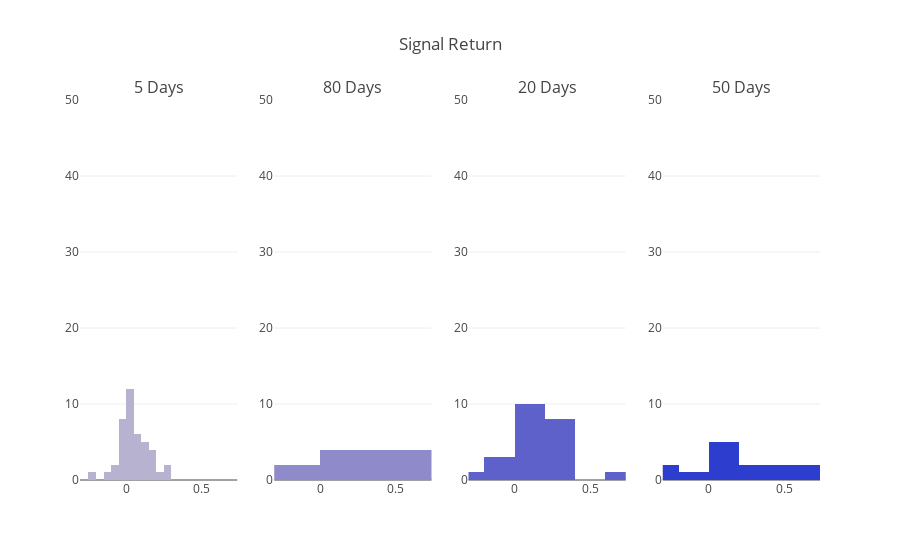

Source (notebook cell):
### Markdown cell above
## Test for Significance
### Histogram
Let's plot a histogram of the signal return values.

### Code cell
project_helper.plot_signal_histograms(
    [signal_return_5, signal_return_80, signal_return_20, signal_return_50],
    'Signal Return',
    ('5 Days', '80 Days', '20 Days', '50 Days'))

### Figure 1 — Plotly figure (JSON) as saved in the notebook; plotly's stock layout.template omitted (floating-point values rounded to 4 significant figures)
{"data": [{"marker": {"color": "#b6b2cf"}, "type": "histogram", "x": [-0.02936, 0.02317, -0.005699, 0.0551, 0.0167, 0.1058, 0.1877, 0.05398, 0.01967, 0.02295, 0.2567, -0.002021, 0.04562, -0.04119, -0.007115, 0.1167, 0.07847, -0.1201, 0.006868, 0.04374, 0.1137, 0.04549, 0.1796, -0.06517, 0.04351, 0.06027, 0.1784, 0.005864, 0.02792, -0.04249, 0.1371, 0.02255, 0.1186, 0.181, -0.02223, 0.05803, -0.07072, 0.05016, 0.2614, -0.02056, 0.2098, -0.2006], "xaxis": "x1", "yaxis": "y1"}, {"marker": {"color": "#8f8bca"}, "type": "histogram", "x": [-0.0841, 0.5425, 0.3972, 0.4022, 0.03717, 0.4895, 0.5327, 0.579, -0.3057, 0.7363], "xaxis": "x2", "yaxis": "y2"}, {"marker": {"color": "#5e61ca"}, "type": "histogram", "x": [0.07079, 0.004869, 0.2343, -0.1176, 0.02248, 0.3549, 0.08319, 0.00634, 0.1062, -0.107, 0.06214, 0.3968, 0.3453, 0.2958, -0.1149, 0.2207, 0.1586, 0.7015, -0.2952, 0.09447, 0.3466, 0.01461, 0.2385], "xaxis": "x3", "yaxis": "y3"}, {"marker": {"color": "#2d3ecf"}, "type": "histogram", "x": [0.1136, 0.4185, 0.2673, 0.04483, 0.1427, 0.1818, -0.01115, 0.629, 0.1233, 0.6922, -0.2369, -0.2837, 0.442, 0.2176], "xaxis": "x4", "yaxis": "y4"}], "layout": {"annotations": [{"font": {"size": 16}, "showarrow": false, "text": "5 Days", "x": 0.1062, "xanchor": "center", "xref": "paper", "y": 1, "yanchor": "bottom", "yref": "paper"}, {"font": {"size": 16}, "showarrow": false, "text": "80 Days", "x": 0.3688, "xanchor": "center", "xref": "paper", "y": 1, "yanchor": "bottom", "yref": "paper"}, {"font": {"size": 16}, "showarrow": false, "text": "20 Days", "x": 0.6313, "xanchor": "center", "xref": "paper", "y": 1, "yanchor": "bottom", "yref": "paper"}, {"font": {"size": 16}, "showarrow": false, "text": "50 Days", "x": 0.8938, "xanchor": "center", "xref": "paper", "y": 1, "yanchor": "bottom", "yref": "paper"}], "showlegend": false, "title": "Signal Return", "xaxis1": {"anchor": "y1", "domain": [0, 0.2125], "range": [-0.3057, 0.7363]}, "xaxis2": {"anchor": "y2", "domain": [0.2625, 0.475], "range": [-0.3057, 0.7363]}, "xaxis3": {"anchor": "y3", "domain": [0.525, 0.7375], "range": [-0.3057, 0.7363]}, "xaxis4": {"anchor": "y4", "domain": [0.7875, 1], "range": [-0.3057, 0.7363]}, "yaxis1": {"anchor": "x1", "domain": [0, 1], "range": [0, 50]}, "yaxis2": {"anchor": "x2", "domain": [0, 1], "range": [0, 50]}, "yaxis3": {"anchor": "x3", "domain": [0, 1], "range": [0, 50]}, "yaxis4": {"anchor": "x4", "domain": [0, 1], "range": [0, 50]}}}
